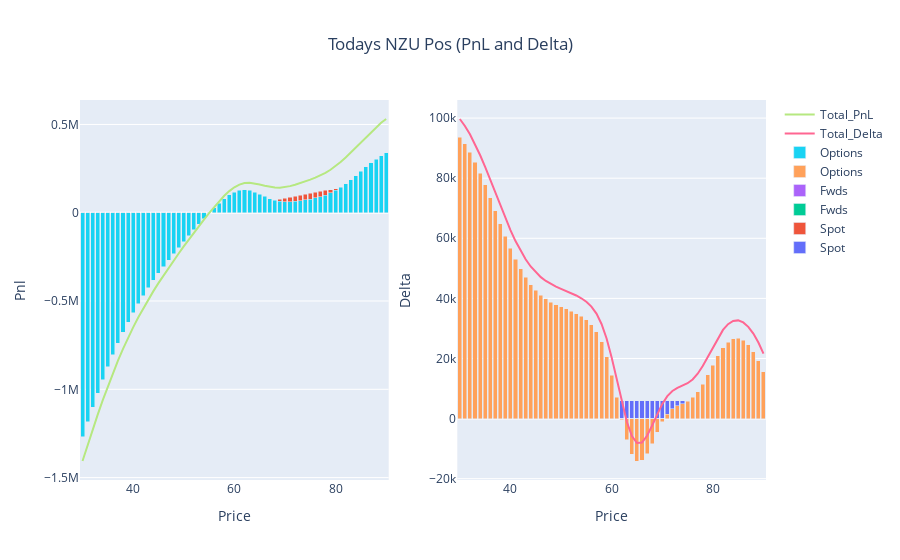

Notebook code cell kept with this figure:
### Markdown cell above
# Today's Position

### Code cell
## USE THIS STYLE OF GRAPHING FOR TODAY DATE ENTRY ##
position_functions = Position_Reporting(positions, 'NZU', current_date)
pnl, delta, theta, vega, value = position_functions.combine_frame()

fig_d = go.Figure()

fig_d.add_trace(go.Bar(x=delta.Price, y=delta.Spot, name='Spot', base=0))
fig_d.add_trace(go.Bar(x=delta.Price, y=delta.Fwds, name='Fwds', base=0))
fig_d.add_trace(go.Bar(x=delta.Price, y=delta.Options, name='Options', base=0))
fig_d.add_trace(go.Scatter(x=delta.Price, y=delta.Total_Delta, mode='lines', name='Total_Delta'))

#fig_d.update_layout(title='ACCU Delta Today', xaxis_title='Price', yaxis_title='Delta', barmode='stack')
#fig_d.show()

#~~~~~~~~~~~~~~~~~~~~~~~~~~~~~~~~~
fig_p = go.Figure()

fig_p.add_trace(go.Bar(x=pnl.Price, y=pnl.Spot, name='Spot', base=0))
fig_p.add_trace(go.Bar(x=pnl.Price, y=pnl.Fwds, name='Fwds', base=0))
fig_p.add_trace(go.Bar(x=pnl.Price, y=pnl.Options, name='Options', base=0))
fig_p.add_trace(go.Scatter(x=pnl.Price, y=pnl.Total_Pnl, mode='lines', name='Total_PnL'))

#fig_p.update_layout(title='ACCU PnL Today', xaxis_title='Price', yaxis_title='pnl', barmode='stack')
#fig_p.show()


#~~~~~~~~~~~~~~~~~~~~~~~~~~~~~~~
fig = make_subplots(rows=1, cols=2)
for i in range(0,len(fig_d.data)):
    fig.add_trace(fig_d.data[i], row=1, col=2)
    fig.add_trace(fig_p.data[i], row=1, col=1)
    
fig.update_layout(title={'text': 'Todays NZU Pos (PnL and Delta)','x': 0.5,'xanchor': 'center'}, barmode='stack')

fig.update_xaxes(title_text="Price", row=1, col=1)
fig.update_yaxes(title_text="Pnl", row=1, col=1)
fig.update_xaxes(title_text="Price", row=1, col=2)
fig.update_yaxes(title_text="Delta", row=1, col=2)    
fig.show()
